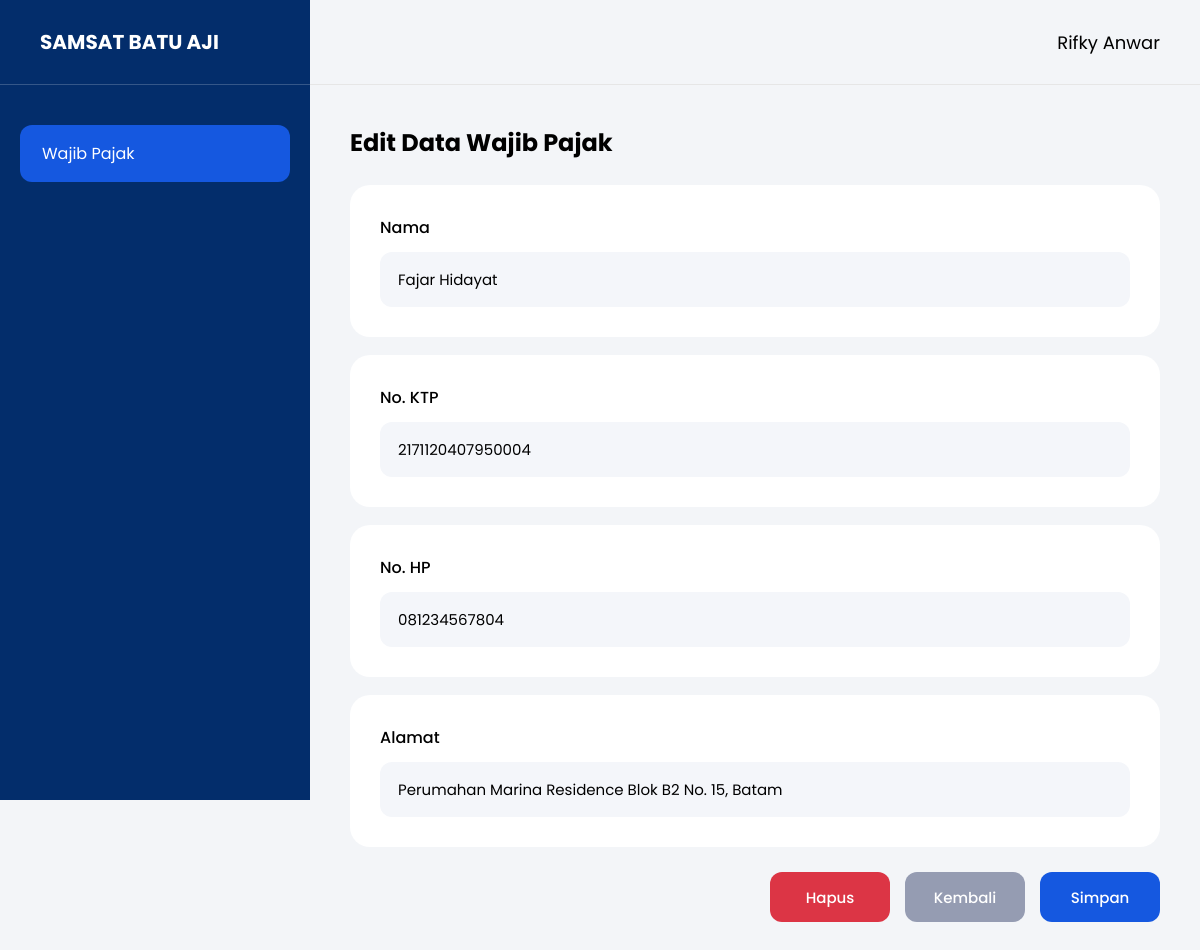
/pages/edit_wajib_pajak.php?id=19 (signed in), run on an earlier commit of the app's database.
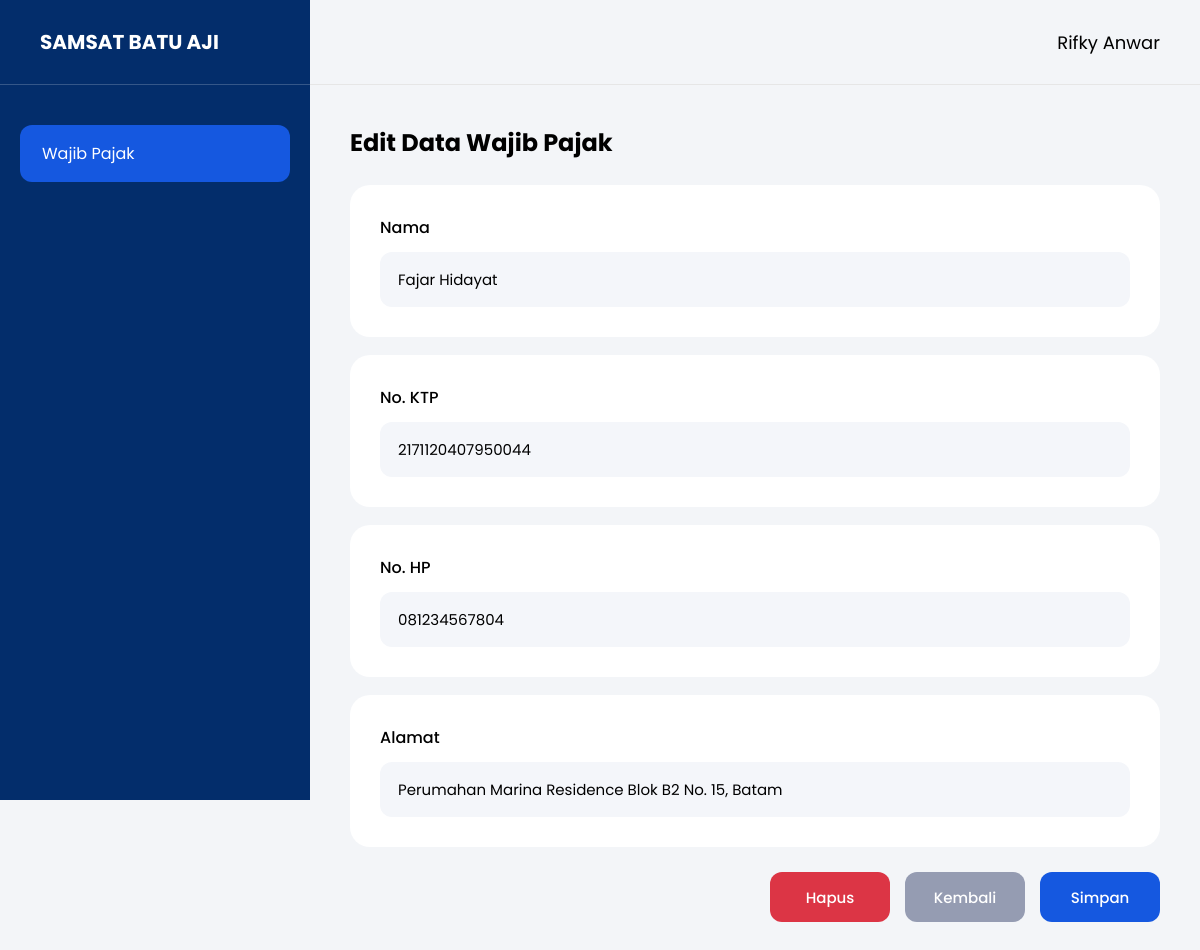
And on a later commit of the database.
### tables this page shows
CREATE TABLE `wajib_pajak` (
  `id_wajib_pajak` int(11) NOT NULL,
  `nama` varchar(100) NOT NULL,
  `no_ktp` varchar(16) NOT NULL,
  `alamat` text NOT NULL,
  `no_hp` varchar(15) NOT NULL
);

### pages/edit_wajib_pajak.php (the view, shortened to what this page needs)
<?php
require_once "../config/database.php";
$id = $_GET['id'];
$query = mysqli_query(
    $koneksi,
    "SELECT * FROM wajib_pajak
    WHERE id_wajib_pajak='$id'"
);
$data = mysqli_fetch_assoc($query);
?>
<!DOCTYPE html>
<html>
<head>
    <link rel="stylesheet" href="../assets/css/style.css?v=10">
</head>
<body>
    <div class="container">
        <div class="sidebar">
            <div class="logo">
                SAMSAT BATU AJI
            </div>
            <div class="menu">
                <a class="active" href="wajib_pajak.php">
                    Wajib Pajak
                </a>
            </div>
        </div>
        <div class="main">
            <div class="header">
                <div class="user-info">
                    <span class="user-name">
                        <?php echo $_SESSION['nama']; ?>
                    </span>
                </div>
            </div>
            <div class="content">
                <h2 class="form-title">
                    Edit Data Wajib Pajak
                </h2>
                <form method="POST">
                    <div class="form-card">
                        <label>Nama</label>
                        <input
                            type="text"
                            name="nama"
                            value="<?php echo $data['nama']; ?>"
                            required>
                    </div>
                    <div class="form-card">
                        <label>No. KTP</label>
                        <input
                            type="text"
                            name="no_ktp"
                            value="<?php echo $data['no_ktp']; ?>"
                            required>
                    </div>
                    <div class="form-card">
                        <label>No. HP</label>
                        <input
                            type="text"
                            name="no_hp"
                            value="<?php echo $data['no_hp']; ?>"
                            required>
                    </div>
                    <div class="form-card">
                        <label>Alamat</label>
                        <input
                            type="text"
                            name="alamat"
                            value="<?php echo $data['alamat']; ?>"
                            required>
                    </div>
                    <div class="button-group">
                        <a
                            href="hapus_wajib_pajak.php?id=<?php echo $id; ?>"
                            class="btn-delete"
                            onclick="return confirm('Hapus data ini?')">
                            Hapus
                        </a>
                        <a
                            href="wajib_pajak.php"
                            class="btn-back">
                            Kembali
                        </a>
                        <button
                            type="submit"
                            name="update"
                            class="btn-save">
                            Simpan
                        </button>
                    </div>
                </form>
            </div>
        </div>
    </div>
</body>
</html>

What changed in the data, as far as the page shows it:
changed wajib_pajak "Fajar Hidayat": no_ktp "2171120407950004" → "2171120407950044"
